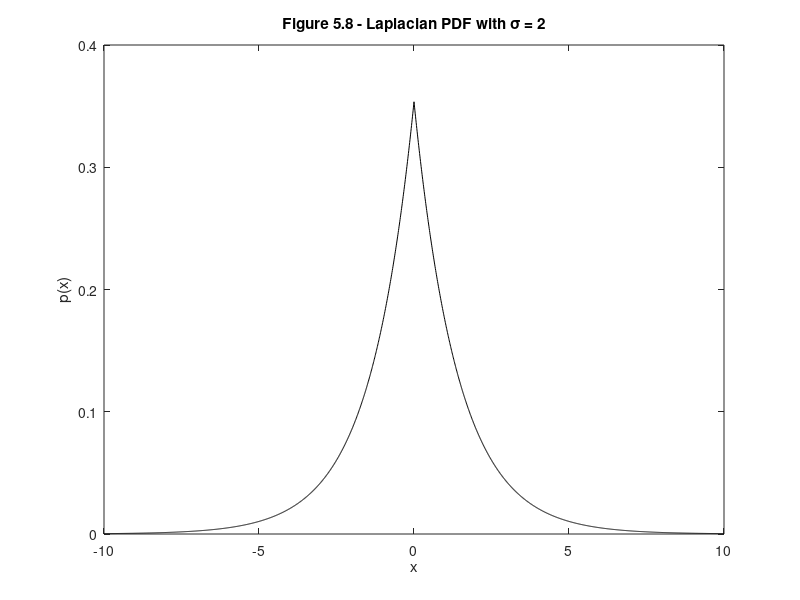

MATLAB code for this plot:
%%%%%%%%%%%%%%%%%%%%%%%%%%%%%%%%%%%%%%%%%%%%%%%%%%%%%%%%%%%%%%
%%                                                          %%
%%  ******************************************************  %%
%%  * Smart Antennas for Wireless Applications w/ Matlab *  %%
%%  ******************************************************  %%
%%                                                          %%
%% Chapter 5: Fig 5.8                                       %%
%%                                                          %%
%% Author: Frank Gross                                      %%
%% McGraw-Hill, 2005                                        %%
%% Date:  10/23/2004                                        %%
%%                                                          %%
%% This code creates Fig 5.8, an example of a Laplacian pdf %%
%%     with standard deviation 2.                           %%
%%%%%%%%%%%%%%%%%%%%%%%%%%%%%%%%%%%%%%%%%%%%%%%%%%%%%%%%%%%%%%      

%%------------------- Define Variables:---------------------%%
% x - x axis variable                                        %
% sig - standard deviation of Laplacian pdf                  %
% p - Laplacian pdf                                          %
%%----------------------------------------------------------%%

%%----- Given Values -----%

x = -10:.01:10; sig = 2;

%%----- Create Laplacian PDF -----%%

p=exp(-abs(x*sqrt(2)/sig))/(sqrt(2)*sig);

%%----- Plot Results -----%%

figure(1), plot(x,p,'k')
xlabel('x'), ylabel('p(x)')
title('\bfFigure 5.8 - Laplacian PDF with \sigma = 2')
axis([-10 10 0 .4])
%set(gca,'xtick',[-15 15]), set(gca,'ytick',[-15 15])   % use this line to remove axes
